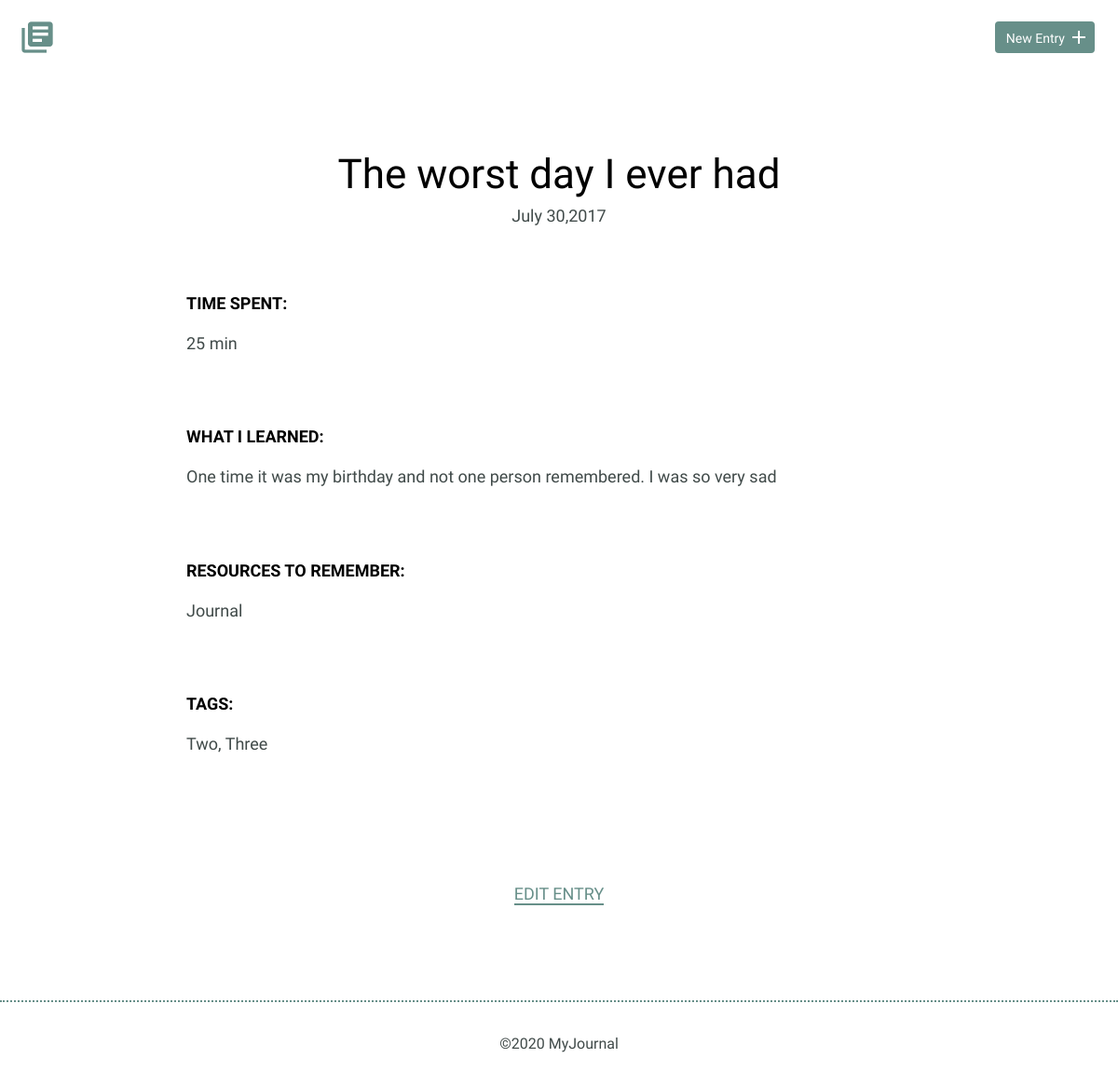
Screenshot of /detail.php?id=2 with the database file from the repository.
### tables this page shows
CREATE TABLE "entries" (
	"id"	INTEGER,
	"title"	TEXT,
	"date"	TEXT,
	"time_spent"	TEXT,
	"learned"	BLOB,
	"resources"	BLOB,
	"tags"	TEXT,
	PRIMARY KEY("id")
);

### inc/functions.php (called while the page is built, shortened)
<?php
  function get_individual_entry($id) {
    include 'connection.php';
    try {
      $results = $db->prepare("SELECT id, title, date, time_spent, learned, resources, tags FROM entries WHERE id = ?");
      $results -> bindValue(1, $id, PDO::PARAM_INT);
      $results -> execute();
    } catch (Exception $e) {
      echo "Error!: " . $e->getMessage() . "<br />";
      return false;
    }
    return $results->fetch();
  }

### detail.php (the view)
<?php
  require('inc/header.php');
  require('inc/functions.php');
  $id = filter_input(INPUT_GET, 'id', FILTER_SANITIZE_NUMBER_INT);
  $check_array = check_if_id_exist($id);
  if ($check_array[0] == 0) {
    $error_message = 'Error! There is no entry with the given id.';
  } else {
    $entry = get_individual_entry($id);
  }
?>
<section>
    <?php
      if ($error_message) {
        echo "<p>".$error_message."</p>";
      } else {
        ?>
        <div class="container">
          <div class="entry-list single">
              <article>
                  <h1><?= $entry['title'] ?></h1>
                  <time datetime="<?= $entry['date'] ?>"><?php echo date("F d,Y", strtotime($entry['date'])); ?></time>
                  <div class="entry">
                      <h3>Time Spent: </h3>
                      <p><?= $entry['time_spent'] ?></p>
                  </div>
                  <div class="entry">
                      <h3>What I Learned:</h3>
                      <p><?= $entry['learned'] ?></p>
                  </div>
                  <div class="entry">
                      <h3>Resources to Remember:</h3>
                      <p><?= $entry['resources'] ?></p>
                  </div>
                  <div class="entry">
                      <h3>Tags:</h3>
                      <p><?= $entry['tags'] ?></p>
                  </div>
              </article>
          </div>
        </div>
        <div class="edit">
            <p><a href="edit.php?id=<?= $id; ?>">Edit Entry</a></p>
        </div>
    <?
      }
    ?>
</section>
<?php
  require('inc/footer.php');
?>

### css/site.css (style rules this page uses)
body { font-size: 16px; color: #404a49; font-family: 'Cousine', serif; font-weight: 400; }
.container { margin: 0 auto; padding: 0 25px; }
h1, h2, h3 { margin: 0; font-weight: 400; line-height: 1em; color: #000; }
h1 { font-size: 44px; margin-bottom: 12px; }
h3 { font-size: 18px; font-family: 'Work Sans', serif; font-weight: 600; text-transform: uppercase; }
p { line-height: 1.8em; font-size: 18px; }
p a { border-bottom: 2px solid #678f89; padding: 0; color: #678f89; text-decoration: none; }
.entry-list, .edit-entry, .new-entry { max-width: 800px; margin: 0 auto; padding: 70px 0 150px 0; }
.entry-list article { margin-bottom: 70px; text-align: center; }
.entry-list article:last-child { margin-bottom: 0; }
.entry-list.single { padding-bottom: 70px; }
.entry-list.single time { font-size: 18px; }
.entry { max-width: 800px; margin: 75px auto 0 auto; text-align: left; }
.entry p { margin-bottom: 40px; }
.edit { padding-bottom: 80px; text-align: center; margin: 0 auto; }
.edit a { font-weight: 400; text-transform: uppercase; font-size: 18px; }

### rows the page displays
entries: title "The worst day I ever had", date "July 30,2017", time_spent "25 min", learned "One time it was my birthday and not one person remembered. I was so very sad", resources "Journal", tags "Two, Three"
